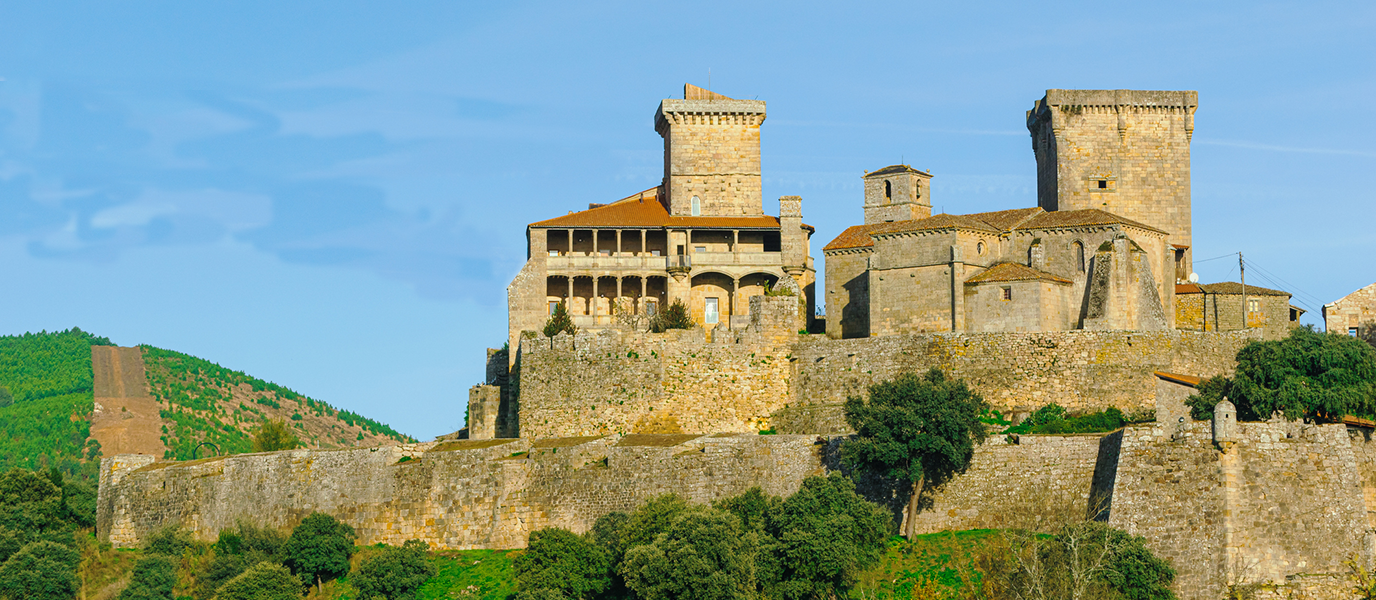
#> input picture Graficos-Maquetacion/Monterrei-Debuxos/Castelo/castillo-de-monterrei.png, 1376 x 600 px
$ python castelo_monterrei.py
#> lines starting #> are read from the running program, lines starting #| are printed output that depends on the picture; after the words box and inside, x2 and y2 are one past the last pixel; in counts of white or black regions, pixels touching at a corner belong together
#!/usr/bin/env python3
"""
castelo_svg.py – Generates a futuristic animated SVG silhouette from a
castle photograph, plus a static (fully-drawn) version.

The SVG lines "draw themselves" over exactly 120 seconds (2 min) using
the stroke-dasharray / stroke-dashoffset CSS technique, with a glowing
cyan/teal cyberpunk aesthetic.  The upper half of the image (the castle)
gets more drawing time; the lower half draws faster at the end.

Usage:
    python castelo_monterrei.py [input_image] [output_dir] [prefix] [--no-video]

If no arguments are given the script looks for 'Castelo/castillo-de-monterrei.png'
and outputs into the 'Castelo/' directory.

Outputs:
    castelo_futurista.svg                    – animated (2-minute draw)
    castelo_futurista_static.svg             – fully drawn, dark background
    castelo_futurista_static_transparent.svg – fully drawn, transparent background
    castelo_futurista.mp4                    – 2-minute video (requires ffmpeg)
"""

import sys
import os
import math
import pathlib
import copy
import subprocess
import shutil
import tempfile
import threading
import concurrent.futures
import xml.etree.ElementTree as ET
import argparse

import cv2
import numpy as np

# ──────────────────────────── configuration ────────────────────────────
INPUT_DEFAULT = os.path.join("Castelo", "castillo-de-monterrei.png")
OUTPUT_DIR_DEFAULT = "Castelo"
PREFIX_DEFAULT = "castelo_monterrei"

STROKE_COLOR = "#40E0D0"          # cyan / teal
BG_COLOR = "#0a0e1a"              # very dark blue-black
STROKE_WIDTH = 1.2                # base stroke
THIN_STROKE = 0.6                 # for finer detail paths

TOTAL_DURATION_S = 120            # animation length in seconds (2 min)

TITLE_TEXT = "Castelo de Monterrei"

# Canny edge detection thresholds
CANNY_LOW = 40
CANNY_HIGH = 130

# Contour simplification factor (fraction of arc-length)
EPSILON_FACTOR = 0.0015

# Minimum contour arc-length to keep (removes noise)
MIN_ARC_LENGTH = 20

# Target SVG width in pixels (height scales proportionally)
SVG_WIDTH = 1920

# Top-left dead zone: contours whose bounding box sits entirely inside
# this rectangle are dropped (removes stray cloud / sky lines).
# Expressed as fractions of (width, height).
DEAD_ZONE_X_FRAC = 0.25
DEAD_ZONE_Y_FRAC = 0.18


# ──────────────────────────── helpers ──────────────────────────────────

def detect_edges(img_path: str) -> tuple[np.ndarray, int, int]:
    """Return Canny edge map and image dimensions after resize."""
    img = cv2.imread(img_path, cv2.IMREAD_COLOR)
    if img is None:
        sys.exit(f"Error: cannot read image '{img_path}'")
    h, w = img.shape[:2]

    # Resize for consistent processing
    scale = SVG_WIDTH / w
    img = cv2.resize(img, (SVG_WIDTH, int(h * scale)), interpolation=cv2.INTER_AREA)
    h, w = img.shape[:2]

    gray = cv2.cvtColor(img, cv2.COLOR_BGR2GRAY)

    # Contrast-limited adaptive histogram equalization for better edges
    clahe = cv2.createCLAHE(clipLimit=2.5, tileGridSize=(8, 8))
    gray = clahe.apply(gray)

    blur = cv2.GaussianBlur(gray, (5, 5), 0)
    edges = cv2.Canny(blur, CANNY_LOW, CANNY_HIGH)

    # Light dilation to close small gaps
    kernel = np.ones((2, 2), np.uint8)
    edges = cv2.dilate(edges, kernel, iterations=1)

    return edges, w, h


def _in_dead_zone(contour: np.ndarray, w: int, h: int) -> bool:
    """True if the contour sits entirely inside the top-left dead zone."""
    pts = contour.squeeze()
    if pts.ndim == 1:
        return True
    max_x = DEAD_ZONE_X_FRAC * w
    max_y = DEAD_ZONE_Y_FRAC * h
    return bool(pts[:, 0].max() < max_x and pts[:, 1].max() < max_y)


def extract_contours(edges: np.ndarray, w: int, h: int) -> list[np.ndarray]:
    """Find, simplify, and filter contours from the edge map."""
    contours, _ = cv2.findContours(edges, cv2.RETR_LIST, cv2.CHAIN_APPROX_SIMPLE)

    simplified = []
    for cnt in contours:
        arc = cv2.arcLength(cnt, closed=False)
        if arc < MIN_ARC_LENGTH:
            continue
        eps = EPSILON_FACTOR * arc
        approx = cv2.approxPolyDP(cnt, eps, closed=False)
        if len(approx) < 2:
            continue
        if _in_dead_zone(approx, w, h):
            continue
        simplified.append((arc, approx))

    simplified.sort(key=lambda x: x[0], reverse=True)
    return [pts for _, pts in simplified]


def contour_to_svg_path(contour: np.ndarray) -> str:
    """Convert an OpenCV contour to an SVG 'd' attribute string."""
    pts = contour.squeeze()
    if pts.ndim == 1:
        return ""
    parts = [f"M{pts[0][0]:.1f},{pts[0][1]:.1f}"]
    for x, y in pts[1:]:
        parts.append(f"L{x:.1f},{y:.1f}")
    return " ".join(parts)


def path_length_approx(contour: np.ndarray) -> float:
    """Approximate the drawn length of the contour path."""
    pts = contour.squeeze()
    if pts.ndim == 1:
        return 0.0
    total = 0.0
    for i in range(1, len(pts)):
        dx = pts[i][0] - pts[i - 1][0]
        dy = pts[i][1] - pts[i - 1][1]
        total += math.hypot(dx, dy)
    return total


# ──────────────────── title text as SVG path letters ───────────────────

# [79 lines left out: function _text_path_d, not called in this run]


# ──────────────────────────── SVG generation ───────────────────────────

def _add_defs(svg: ET.Element) -> None:
    """Add glow filter definitions."""
    defs = ET.SubElement(svg, "defs")
    filt = ET.SubElement(defs, "filter", {"id": "glow", "x": "-50%", "y": "-50%",
                                           "width": "200%", "height": "200%"})
    ET.SubElement(filt, "feGaussianBlur", {"in": "SourceGraphic",
                                            "stdDeviation": "3",
                                            "result": "blur"})
    merge = ET.SubElement(filt, "feMerge")
    ET.SubElement(merge, "feMergeNode", {"in": "blur"})
    ET.SubElement(merge, "feMergeNode", {"in": "blur"})
    ET.SubElement(merge, "feMergeNode", {"in": "SourceGraphic"})

    filt2 = ET.SubElement(defs, "filter", {"id": "glow-outer", "x": "-80%", "y": "-80%",
                                            "width": "260%", "height": "260%"})
    ET.SubElement(filt2, "feGaussianBlur", {"in": "SourceGraphic",
                                             "stdDeviation": "8",
                                             "result": "blur2"})
    merge2 = ET.SubElement(filt2, "feMerge")
    ET.SubElement(merge2, "feMergeNode", {"in": "blur2"})
    ET.SubElement(merge2, "feMergeNode", {"in": "SourceGraphic"})

    # Extra-strong glow for the title
    filt3 = ET.SubElement(defs, "filter", {"id": "glow-title", "x": "-50%", "y": "-100%",
                                            "width": "200%", "height": "300%"})
    ET.SubElement(filt3, "feGaussianBlur", {"in": "SourceGraphic",
                                             "stdDeviation": "5",
                                             "result": "blur3"})
    merge3 = ET.SubElement(filt3, "feMerge")
    ET.SubElement(merge3, "feMergeNode", {"in": "blur3"})
    ET.SubElement(merge3, "feMergeNode", {"in": "blur3"})
    ET.SubElement(merge3, "feMergeNode", {"in": "SourceGraphic"})


def build_svg(contours: list[np.ndarray], width: int, height: int,
              *, animated: bool = True, bg_color: str = BG_COLOR) -> str:
    """Build the SVG as a string.

    animated=False  → paths are fully visible (no animation).
    bg_color="none" → transparent background.
    """

    # ── Divide contours into 10 temporal groups (staggered draw) ──
    # The upper half of the image (castle) gets 70 % of the total time,
    # the lower half (trees / ground) gets the remaining 30 %.
    n_groups = 10
    groups: list[list[tuple[str, float, float]]] = [[] for _ in range(n_groups)]

    for cnt in contours:
        pts = cnt.squeeze()
        if pts.ndim == 1:
            continue
        cy = float(pts[:, 1].mean())
        bucket = min(int(cy / height * n_groups), n_groups - 1)
        d = contour_to_svg_path(cnt)
        length = path_length_approx(cnt)
        if d and length > 0:
            arc = cv2.arcLength(cnt, closed=False)
            groups[bucket].append((d, length, arc))

    # Upper-half groups (0..4) get 70 % of time, lower-half (5..9) get 30 %
    upper_time = TOTAL_DURATION_S * 0.70   # 84 s for top half
    lower_time = TOTAL_DURATION_S * 0.30   # 36 s for bottom half
    n_upper = n_groups // 2                # 5 groups
    n_lower = n_groups - n_upper           # 5 groups

    # ── Build SVG tree ──
    bg_style = f"background:{bg_color}" if bg_color != "none" else ""
    svg = ET.Element("svg", {
        "xmlns": "http://www.w3.org/2000/svg",
        "viewBox": f"0 0 {width} {height}",
        "width": str(width),
        "height": str(height),
        **(dict(style=bg_style) if bg_style else {}),
    })

    _add_defs(svg)

    style_parts = [
        "/* auto-generated futuristic castle animation */",
    ]
    if bg_color != "none":
        style_parts.append(f"svg {{ background: {bg_color}; }}")

    path_id = 0
    for gi, group in enumerate(groups):
        if gi < n_upper:
            # Upper half: spread across 0 → upper_time with generous overlap
            delay = gi * (upper_time / n_upper)
            draw_time = upper_time / n_upper * 1.6
        else:
            # Lower half: starts after upper_time, faster drawing
            li = gi - n_upper
            delay = upper_time + li * (lower_time / n_lower)
            draw_time = lower_time / n_lower * 1.6
        draw_time = min(draw_time, TOTAL_DURATION_S - delay)

        for d, length, arc in group:
            pid = f"p{path_id}"
            dash = math.ceil(length) + 10

            sw = STROKE_WIDTH if arc > 80 else THIN_STROKE
            fid = "glow" if arc > 120 else "glow-outer"

            if animated:
                style_parts.append(
                    f"#{pid} {{\n"
                    f"  stroke-dasharray: {dash};\n"
                    f"  stroke-dashoffset: {dash};\n"
                    f"  animation: draw-{pid} {draw_time:.2f}s linear {delay:.2f}s forwards;\n"
                    f"}}"
                )
                style_parts.append(
                    f"@keyframes draw-{pid} {{\n"
                    f"  to {{ stroke-dashoffset: 0; }}\n"
                    f"}}"
                )

            ET.SubElement(svg, "path", {
                "id": pid,
                "d": d,
                "fill": "none",
                "stroke": STROKE_COLOR,
                "stroke-width": f"{sw}",
                "stroke-linecap": "round",
                "stroke-linejoin": "round",
                "filter": f"url(#{fid})",
                "opacity": "0.92",
            })
            path_id += 1

    style_el = ET.SubElement(svg, "style")
    style_el.text = "\n".join(style_parts)

    # ── Serialise ──
    ET.indent(svg, space="  ")
    xml_bytes = ET.tostring(svg, encoding="unicode", xml_declaration=False)
    return '<?xml version="1.0" encoding="UTF-8"?>\n' + xml_bytes


# ──────────────── direct-render MP4 (numpy/cv2, no rsvg) ─────────────

# [142 lines left out: functions _cumlen, _partial_pts, _parse_d_to_strokes, _draw_partial, _collect_video_items, _render_frame_np, not called in this run]


def export_mp4(contours: list, width: int, height: int,
               duration_s: int, output_path: str, fps: int = 24) -> bool:
    """Render the animation directly with numpy/cv2 at full resolution.

    Frames are rendered in parallel (ThreadPoolExecutor) and piped straight
    to ffmpeg — no rsvg-convert, no temp PNGs, no quality loss.
    """
    if not shutil.which("ffmpeg"):
        print("  ⚠ ffmpeg not found – skipping MP4 export.")
        print("    Install with:  brew install ffmpeg")
        return False

    contour_items, title_items = _collect_video_items(contours, width, height)
    total_frames = duration_s * fps
    workers      = min(os.cpu_count() or 4, 8)
    batch_size   = workers * 4   # frames held in memory per batch

    print(f"    Rendering {total_frames} frames "
          f"({fps} fps, {width}×{height}, {workers} workers) …")

    ffmpeg_cmd = [
        "ffmpeg", "-y",
        "-f", "rawvideo", "-vcodec", "rawvideo",
        "-s", f"{width}x{height}",
        "-pix_fmt", "bgr24",
        "-r", str(fps),
        "-i", "pipe:0",
        "-vf", "scale=1920:1080:force_original_aspect_ratio=decrease:flags=lanczos,"
               "pad=1920:1080:(ow-iw)/2:(oh-ih)/2:color=black",
        "-c:v", "libx264", "-pix_fmt", "yuv420p",
        "-preset", "medium", "-crf", "18",
        output_path,
    ]
    proc = subprocess.Popen(
        ffmpeg_cmd,
        stdin=subprocess.PIPE,
        stdout=subprocess.DEVNULL,
        stderr=subprocess.PIPE,
    )

    try:
        with concurrent.futures.ThreadPoolExecutor(max_workers=workers) as pool:
            for b_start in range(0, total_frames, batch_size):
                b_end = min(b_start + batch_size, total_frames)
                futs  = {
                    pool.submit(
                        _render_frame_np, contour_items, title_items,
                        fi / fps, width, height
                    ): fi
                    for fi in range(b_start, b_end)
                }
                # Collect in render order (arbitrary), then write in frame order
                rendered: dict[int, bytes] = {}
                for fut in concurrent.futures.as_completed(futs):
                    rendered[futs[fut]] = fut.result().tobytes()
                for fi in range(b_start, b_end):
                    proc.stdin.write(rendered[fi])

                if b_start == 0 or b_end == total_frames or \
                        (b_start // (fps * 10)) < (b_end // (fps * 10)):
                    print(f"      {b_end / total_frames * 100:5.1f}%"
                          f"  ({b_end}/{total_frames} frames)")
    except BrokenPipeError:
        pass
    finally:
        try:
            proc.stdin.close()
        except Exception:
            pass

    proc.wait()
    stderr = proc.stderr.read()
    if proc.returncode != 0:
        print(f"  ⚠ ffmpeg failed (exit {proc.returncode}):")
        for line in stderr.decode(errors="replace").strip().splitlines()[-10:]:
            print(f"    {line}")
        return False
    return True


# ──────────────────────────── main ─────────────────────────────────────

def main() -> None:
    parser = argparse.ArgumentParser(description="Generate futuristic SVG silhouette from a photo.")
    parser.add_argument("input_image", nargs="?", default=INPUT_DEFAULT,
                        help="Path to the input image")
    parser.add_argument("output_dir", nargs="?", default=OUTPUT_DIR_DEFAULT,
                        help="Directory for output files")
    parser.add_argument("prefix", nargs="?", default=PREFIX_DEFAULT,
                        help="Prefix for output filenames")
    parser.add_argument("--no-video", action="store_true",
                        help="Skip MP4 video generation")
    args = parser.parse_args()

    input_path = args.input_image
    output_dir = args.output_dir
    prefix = args.prefix
    skip_video = args.no_video

    # Ensure output directory exists
    pathlib.Path(output_dir).mkdir(parents=True, exist_ok=True)

    out_animated = os.path.join(output_dir, f"{prefix}_1.svg")
    out_static = os.path.join(output_dir, f"{prefix}_static_1.svg")
    out_transparent = os.path.join(output_dir, f"{prefix}_transparent_1.svg")
    out_mp4 = os.path.join(output_dir, f"{prefix}_1.mp4")

    if not pathlib.Path(input_path).is_file():
        sys.exit(f"Error: input image '{input_path}' not found.")

    total_steps = 6 if skip_video else 7

    print(f"[1/{total_steps}] Reading image: {input_path}")
    edges, w, h = detect_edges(input_path)
#> in detect_edges, img is the input picture: shape (600, 1376, 3); mean B, G, R 143, 155.9, 135.6
#> in detect_edges, `img = cv2.resize(img, (SVG_WIDTH, int(h * scale)), interpolation=cv2.I..`:
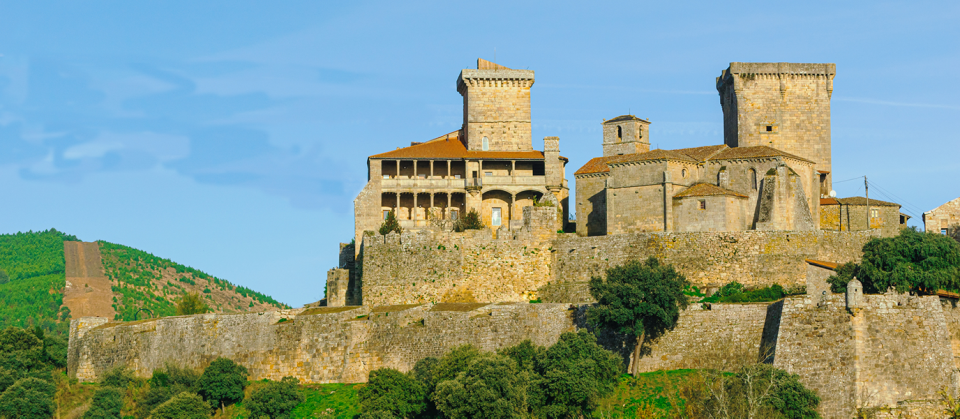
#> img: shape (837, 1920, 3) (shown at 1/2 size); mean B, G, R 142.9, 155.8, 135.6
#> in detect_edges, `gray = cv2.cvtColor(img, cv2.COLOR_BGR2GRAY)`:
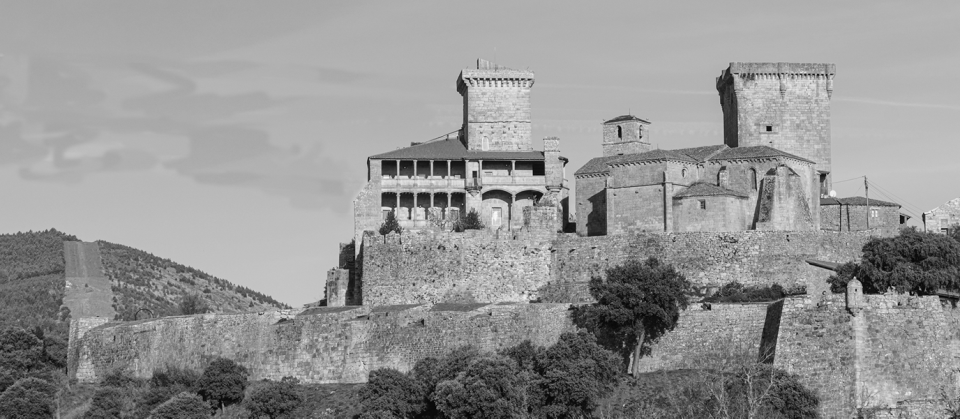
#> gray: shape (837, 1920) (shown at 1/2 size); min 0, max 254, mean 148.3
#> in detect_edges, `gray = clahe.apply(gray)`:
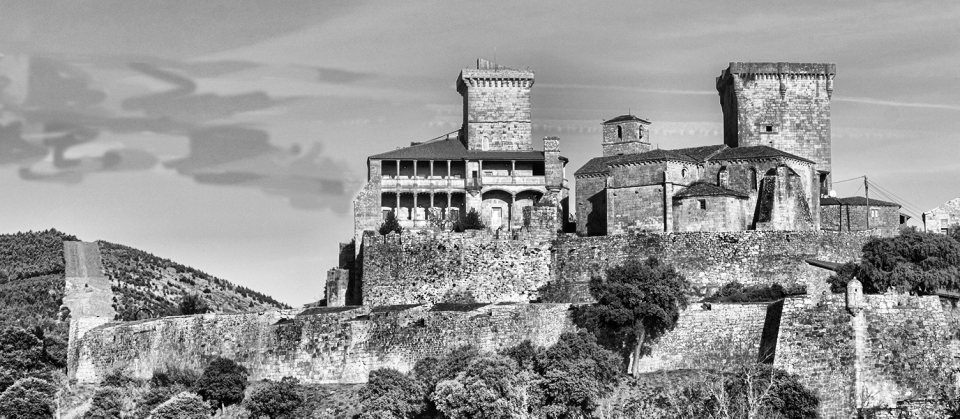
#> gray: shape (837, 1920) (shown at 1/2 size); min 0, max 255, mean 149.1
#> in detect_edges, `edges = cv2.Canny(blur, CANNY_LOW, CANNY_HIGH)`:
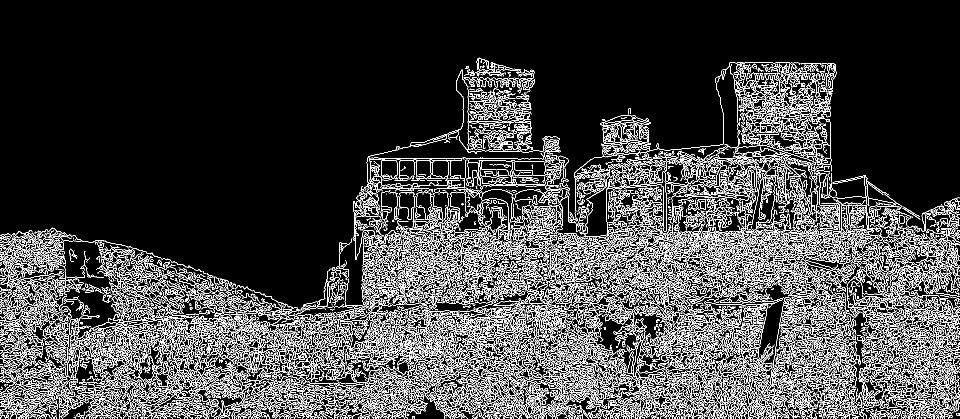
#> edges: shape (837, 1920) (shown at 1/2 size); 15.6% white in thin lines or dots, all inside (x1, y1, x2, y2) = (0, 115, 1920, 837)
#> in detect_edges, `edges = cv2.dilate(edges, kernel, iterations=1)`:
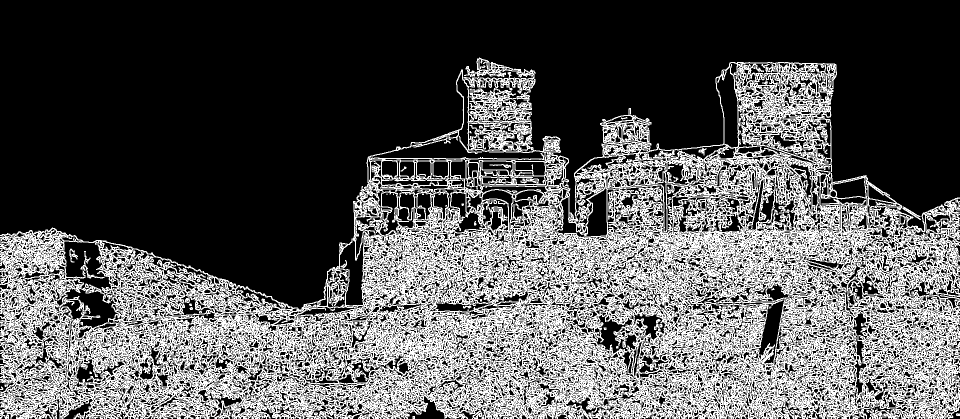
#> edges: shape (837, 1920) (shown at 1/2 size); 33.7% white in thin lines or dots, all inside (x1, y1, x2, y2) = (0, 115, 1920, 837)
#> w = 1920; h = 837

    print(f"[2/{total_steps}] Extracting contours (filtering top-left sky) …")
    contours = extract_contours(edges, w, h)
#> in extract_contours, `contours, _ = cv2.findContours(edges, cv2.RETR_LIST, cv2.CHAIN_APPROX_..`: contours = 26360 contours, 21475 with area under 20; largest, box (x1, y1, x2, y2) and area: (0, 115, 1920, 837) 898096, (740, 143, 1091, 320) 8404, (123, 482, 237, 587) 6424, (126, 575, 288, 657) 4587, (1432, 134, 1477, 296) 4356
#> the loop in extract_contours, `for cnt in contours:` made 26360 passes
#> (cnt, arc) on passes 1 to 3: ([[1424, 835], [1425, 834], [1426, 835], [1425, 836]], 4.24), ([[1810, 834], [1811, 833], [1812, 834], [1811, 835]], 4.24), ([[1746, 834], [1747, 833], [1748, 834], [1747, 835]], 4.24)
#> after the loop in extract_contours, `for cnt in contours:`: simplified = 4101 items
#> contours = 4101 contours, 52 with area under 20; largest, box (x1, y1, x2, y2) and area: (0, 115, 1920, 837) 894518, (740, 144, 1090, 320) 8334, (123, 482, 237, 587) 6422, (126, 575, 288, 657) 4544, (1432, 134, 1477, 296) 4354
    print(f"       → {len(contours)} paths retained")
#|        → 4101 paths retained

    print(f"[3/{total_steps}] Building animated SVG ({TOTAL_DURATION_S}s draw) …")
    svg_anim = build_svg(contours, w, h, animated=True)
#> the loop in build_svg, `for cnt in contours:` made 4101 passes
#> (cy, bucket, length, arc) on passes 1 to 8: (501.7, 5, 7056.6, 7056.6), (279.2, 3, 1223.9, 1223.9), (190, 2, 1154.8, 1154.8), (681.2, 8, 811.9, 811.9), (613.1, 7, 763.1, 763.1), (544.3, 6, 746.7, 746.7), (391.6, 4, 693, 693), (428, 5, 651.6, 651.6)
#> after the loop in build_svg, `for gi, group in enumerate(groups):`: path_id = 4101; style_parts = 8204 items
    pathlib.Path(out_animated).write_text(svg_anim, encoding="utf-8")
    print(f"       → {out_animated}")

    print(f"[4/{total_steps}] Building static SVG (dark background) …")
    svg_static = build_svg(contours, w, h, animated=False)
#> the loop in build_svg (call 2), `for cnt in contours:` made 4101 passes
    pathlib.Path(out_static).write_text(svg_static, encoding="utf-8")
    print(f"       → {out_static}")

    print(f"[5/{total_steps}] Building static SVG (transparent background) …")
    svg_transparent = build_svg(contours, w, h, animated=False, bg_color="none")
    pathlib.Path(out_transparent).write_text(svg_transparent, encoding="utf-8")
    print(f"       → {out_transparent}")

    ok = False
    if not skip_video:
        print(f"[6/{total_steps}] Exporting MP4 ({TOTAL_DURATION_S}s, 24 fps) …")
        ok = export_mp4(contours, w, h, TOTAL_DURATION_S, out_mp4)
        if ok:
            print(f"       → {out_mp4}")

    step_done = total_steps
    print(f"[{step_done}/{total_steps}] Done!")
    print(f"       Outputs:")
    print(f"         {out_animated}  (SVG animado, 2 min)")
    print(f"         {out_static}  (estático, fondo escuro)")
    print(f"         {out_transparent}  (estático, fondo transparente)")
    if ok:
        print(f"         {out_mp4}  (vídeo, 2 min)")


if __name__ == "__main__":
    main()
